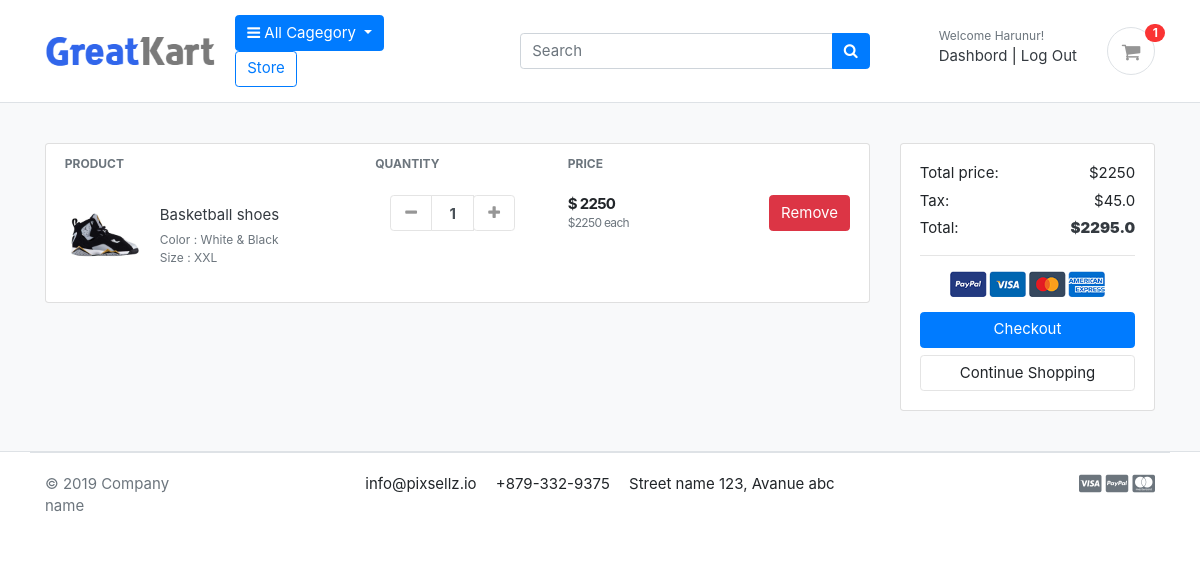
The app's page /cart/ (signed in) with its own data.
### accounts/models.py (models this page shows, shortened)
class Account(AbstractBaseUser):
    first_name      = models.CharField(max_length=50)
    last_name       = models.CharField(max_length=50)
    username        = models.CharField(max_length=50, unique=True)
    email           = models.EmailField(max_length=100, unique=True)
    phone_number    = models.CharField(max_length=50)
    date_joined     = models.DateTimeField(auto_now_add=True)
    last_login      = models.DateTimeField(auto_now_add=True)
    is_admin        = models.BooleanField(default=False)
    is_staff        = models.BooleanField(default=False)
    is_active       = models.BooleanField(default=False)
    is_superadmin   = models.BooleanField(default=False)
    is_seller       = models.BooleanField(default=False)
    USERNAME_FIELD = 'email'
    REQUIRED_FIELDS = ['username', 'first_name', 'last_name']
    objects = MyUserManager()

### cart/models.py (models this page shows, shortened)
class CartItem(models.Model):
    user        =models.ForeignKey(Account,on_delete=models.CASCADE,null=True)
    product     =models.ForeignKey(Product, on_delete=models.CASCADE)
    variations  =models.ManyToManyField(Variation, blank=True)
    cart        =models.ForeignKey(Cart, on_delete=models.CASCADE,null=True)
    quantity    =models.IntegerField()
    is_active   =models.BooleanField(default=True)
    def sub_total(self):
        return self.product.price * self.quantity

### store/models.py (models this page shows, shortened)
class Product(models.Model):
    product_name   =models.CharField(max_length=255,unique=True)
    store          =models.ForeignKey(Store,on_delete=models.CASCADE)
    category       =models.ForeignKey(Category,on_delete=models.CASCADE)
    slug           =models.SlugField(max_length=255,unique=True)
    description    =models.TextField(max_length=500,blank=True)
    price          =models.IntegerField()
    old_price      =models.IntegerField()
    images         =models.ImageField( upload_to='products')
    stock          =models.IntegerField()
    is_available   =models.BooleanField(default=True)
    create_at      =models.DateTimeField( auto_now_add=True)
    update_at      =models.DateTimeField( auto_now=True)
    def get_url(self):
        return reverse('store:single_product',args=[self.store.store_slug, self.slug])

class Variation(models.Model):
    product             = models.ForeignKey(Product,on_delete=models.CASCADE)
    variation_category  = models.CharField(max_length=100,choices=variation_category_choices)
    variation_value     =models.CharField(max_length=50)
    is_active           =models.BooleanField(default=True)
    create_at           =models.DateTimeField(auto_now_add=True)
    objects=VariationManager()

### cart/views.py (the view)
# urls.py: path('',views.cart,name='cart'),
def cart(request,total=0,quantity=0,cart_items=None):
    try:
      tax=0
      grand_total=0
      if request.user.is_authenticated:
        cart_items = CartItem.objects.all().filter(user=request.user)
      else:
        cart=Cart.objects.get(cart_id=_cart_id(request))
        cart_items=CartItem.objects.filter(cart=cart,is_active=True)
      for cart_item in cart_items:
          total +=(cart_item.product.price * cart_item.quantity)
          quantity +=cart_item.quantity
      tax=(2*total)/100
      grand_total=tax + total
    except ObjectDoesNotExist:
      pass
    return render(request,'store/cart.html',context={'total':total,'quantity':quantity,'cart_items':cart_items,'tax':tax,'grand_total':grand_total})

### cart/context_processors.py (called while the page is built)
def counter(request):
    cart_count = 0
    if 'admin' in request.path:
        return {}
    else:
        try:
            cart = Cart.objects.filter(cart_id=_cart_id(request))
            if request.user.is_authenticated:
                cart_items = CartItem.objects.all().filter(user=request.user)
            else:
                cart_items = CartItem.objects.all().filter(cart=cart[:1])
            for cart_item in cart_items:
                cart_count += cart_item.quantity
        except Cart.DoesNotExist:
            cart_count = 0
    return dict(cart_count=cart_count)

### cart/views.py (called while the page is built)
def _cart_id(request):
    cart=request.session.session_key
    if not cart:
        cart=request.session.create()
    return cart

### category/context_processors.py (called while the page is built)
def menu_links(request):
    links =Category.objects.all()
    return dict(links=links)

### category/models.py (called while the page is built)
    def get_url(self):
        return reverse('store:Products_by_category',args=[self.slug])

### templates/store/cart.html (shortened to what this page needs)
{% extends 'base.html' %}
{% load static %}
{% load crispy_forms_tags %}
{% block header %}
{% include "includes/header.html" %}
{% endblock header %}
{% block content %}
<section class="section-content padding-y bg">
    <div class="container">
    {% if not cart_items %}
    <div class="card text-center">
        <div class="card-body">
          <h2 class="card-title">Your Shopping Cart is Empty</h2>
          <br>
          <a href="{% url 'store:home' %}" class="btn btn-outline-success btn-lg">Continue Shoppnig</a>
        </div>
      </div>
    {% else %}
    <div class="row">
        <aside class="col-lg-9">
    <div class="card">
    <table class="table table-borderless table-shopping-cart">
    <thead class="text-muted">
    <tr class="small text-uppercase">
      <th scope="col">Product</th>
      <th scope="col" width="120">Quantity</th>
      <th scope="col" width="120">Price</th>
      <th scope="col" class="text-right" width="200"> </th>
    </tr>
    </thead>
    <tbody>
    {% for cart_item in cart_items %}
    <tr>
        <td>
            <figure class="itemside align-items-center">
                <div class="aside"><img src="{{cart_item.product.images.url}}" class="img-sm"></div>
                <figcaption class="info">
                    <a href="{{ cart_item.product.get_url }}" class="title text-dark">{{cart_item.product.product_name}}</a>
                    <p class="text-muted small">
                    {% if cart_item.variations.all %}
                        {% for item in cart_item.variations.all %}
                         {{ item.variation_category |capfirst }} : {{ item.variation_value |capfirst }} <br>
                        {% endfor %}
                    {% endif %}
                    </p>
                </figcaption>
            </figure>
        </td>
        <td>
                        <div class="col">
                            <div class="input-group input-spinner">
                                <div class="input-group-prepend">
                                <a href="{% url 'cart:remove_cart' cart_item.product.id cart_item.id %}" class="btn btn-light" type="button" id="button-plus"> <i class="fa fa-minus"></i> </a>
                                </div>
                                <input type="text" class="form-control"  value="{{ cart_item.quantity }}">
                                <div class="input-group-append">
                                    <form action="{% url 'cart:add_cart' cart_item.product.id %}" method="POST">
                                        <button class="btn btn-light" type="submit" id="button-minus"> <i class="fa fa-plus"></i> </button>
                                    </form>
                                </div>
                            </div>
                        </div>
        </td>
        <td>
            <div class="price-wrap">
                <var class="price">$ {{ cart_item.sub_total }}</var>
                <small class="text-muted"> ${{ cart_item.product.price }} each </small>
            </div>
        </td>
        <td class="text-right">
        <a href="{% url 'cart:remove_cart_item' cart_item.product.id cart_item.id %}" onclick="return confirm('Are you sure...You want to remove this item')" class="btn btn-danger"> Remove</a>
        </td>
    </tr>
    {% endfor %}
    </tbody>
    </table>
    </div>
        </aside>
        <aside class="col-lg-3">
            <div class="card">
            <div class="card-body">
                <dl class="dlist-align">
                  <dt>Total price:</dt>
                  <dd class="text-right">${{total}}</dd>
                </dl>
                <dl class="dlist-align">
                  <dt>Tax:</dt>
                  <dd class="text-right"> ${{tax}}</dd>
                </dl>
                <dl class="dlist-align">
                  <dt>Total:</dt>
                  <dd class="text-right text-dark b"><strong>${{grand_total}}</strong></dd>
                </dl>
                <hr>
                <p class="text-center mb-3">
                    <img src="{% static ''%}./images/misc/payments.png" height="26">
                </p>
                <a href="{% url 'cart:cheakout' %}" class="btn btn-primary btn-block"> Checkout </a>
                <a href="{% url 'store:home' %}" class="btn btn-light btn-block">Continue Shopping</a>
            </div>
            </div>
    </aside>
    </div>
    {% endif %}
    </div>
    </section>
{% endblock content %}
{% block footer %}
{% include "includes/footer.html" %}
{% endblock footer %}

### templates/includes/header.html (shortened to what this page needs)
{% load static %}
<header class="section-header">
    <section class="header-main border-bottom">
        <div class="container">
			<div class="row align-items-center">
				<div class="col-md-2 ">
					<a href="{% url 'store:home'%}" class="brand-wrap">
					<img class="logo" src="{% static './images/logo.png' %}">
					</a>
				</div>
				<div class="col-md-3 flex-grow-0">
					<div class="dropdown">
						<a class="btn btn-primary dropdown-toggle" href="#" role="button" id="dropdownMenuLink" data-toggle="dropdown" aria-haspopup="true" aria-expanded="false">
						  <i class="fa fa-bars" aria-hidden="true"></i> All Cagegory
						</a>
						<a href="{% url 'store:store' %}" class="btn btn-outline-primary mr-5">Store</a>
					</div>
				</div>
				<div class="col-md-4 ">
					<form action="{% url 'store:search' %}" class="search" method="GET">
						<div class="input-group w-100 ">
							<input type="text" class="form-control" style="width:60%;" placeholder="Search" name="keyword">
							<div class="input-group-append">
							<button class="btn btn-primary" type="submit">
								<i class="fa fa-search"></i>
							</button>
							</div>
						</div>
					</form>
				</div>
				<div class="col-md-3">
					<div class="d-flex justify-content-end mb-3 mb-lg-0">
						{% if user.id is None %}
						<div class="widget-header">
							<small class="title text-muted">Welcome Guest!</small>
							<div>
								<a href="{% url 'account:user_login' %}">Sign in</a> <span class="dark-transp"> | </span>
								<a href="{% url 'account:signup' %}"> Register</a>
							</div>
						</div>
						{% else %}
						<div class="widget-header">
							<small class="title text-muted">Welcome {{ user.first_name }}!</small>
							<div>
								<a href="{% url 'account:dashbord' %}">Dashbord</a> <span class="dark-transp"> | </span>
								<a href="{% url 'account:logout' %}"> Log Out</a>
							</div>
						</div>
						{% endif %}
						<a href="{% url 'cart:cart' %}" class="widget-header pl-3 ml-3 ">
							<div class="icon icon-sm rounded-circle border"><i class="fa fa-shopping-cart"></i></div>
							<span class="badge badge-pill badge-danger notify">{{cart_count}}</span>
						</a>
					</div>
				</div>
			</div>
		</div>
	</section>
</header>

### cart/static/css/ui.css (style rules this page uses)
html { font-family: "Inter", sans-serif; font-size: 15px; }
.price-wrap { letter-spacing: -0.7px; }
.icon-xs, .icon-sm, .icon-md, .icon-lg { display: inline-block; text-align: center; flex-shrink: 0; flex-grow: 0; }
.icon-sm { width: 48px; height: 48px; line-height: 48px !important; font-size: 20px; }
.img-xs, .img-sm, .img-md, .img-lg { -o-object-fit: cover; object-fit: cover; flex-shrink: 0; flex-grow: 0; }
.img-sm { width: 80px; height: 80px; }
.padding-y { padding-top: 40px; padding-bottom: 40px; }
var { font-style: normal; }
figure { margin-bottom: 0; }
.bg { background-color: #f8f9fa; }
.b { font-weight: 600; }
p:last-child { margin-bottom: 0; }
.header-main { position: relative; padding-top: 1rem; padding-bottom: 1rem; }
.brand-wrap .logo, .navbar-brand .logo { margin-right: 7px; max-height: 42px; display: inline-block; }
.widget-header { display: inline-block; vertical-align: middle; position: relative; }
.widget-header a { color: #343a40; }
.widget-header i { color: #969696; }
.widget-header .title { display: block; }
.widget-header .notify { position: absolute; top: -3px; right: -10px; }
.btn-light { background-color: #fff; border-color: #e4e4e4; }
.btn-light i { color: #969696; }
.itemside { position: relative; display: flex; width: 100%; }
.itemside .aside { position: relative; flex-shrink: 0; }
.itemside .info { padding-left: 15px; padding-right: 7px; }
.itemside p { margin-bottom: 0; }
.itemside .title { display: block; margin-bottom: 5px; color: #212529; }
[class*=dlist-] { margin-bottom: 5px; }
[class*=dlist-] dd { margin-bottom: 0; }
.dlist-align { display: flex; }
.dlist-align dt { width: 150px; word-wrap: break-word; font-weight: normal; }
.dlist-align dd { flex-grow: 1; }
.notify { position: absolute; top: -4px; right: -10px; display: inline-block; padding: 0.25em 0.6em; font-size: 12px; line-height: 1; text-align: center; border-radius: 3rem; color: #fff; background-color: #fa3434; }
.price { font-weight: 600; color: #212529; }
.input-spinner { width: 125px; flex-wrap: nowrap; display: inline-flex; vertical-align: middle; }
.input-spinner input.form-control { text-align: center; max-width: 46px; font-weight: bold; flex-basis: 46px; border-color: #e4e4e4; flex-grow: 0; }
.input-spinner .btn { width: 42px; text-align: center; padding-left: 0.5rem; padding-right: 0.5rem; }
.table-shopping-cart.table td, .table-shopping-cart.table th { padding-left: 1.25rem; padding-right: 1.25rem; }
.table-shopping-cart .price-wrap { line-height: 1.2; }
.table-shopping-cart .price { font-weight: bold; margin-right: 5px; display: block; }

### records on screen
Account: first_name "Harunur"
CartItem: product.images (picture), product.product_name "Basketball shoes", quantity "1", sub_total "2250", product.price "2250"
Variation: variation_category "Color", variation_value "White & Black"
Variation: variation_category "Size", variation_value "XXL"

### other values on screen
{{ cart_count }} "1"
{{ total }} "2250"
{{ tax }} "45.0"
{{ grand_total }} "2295.0"
